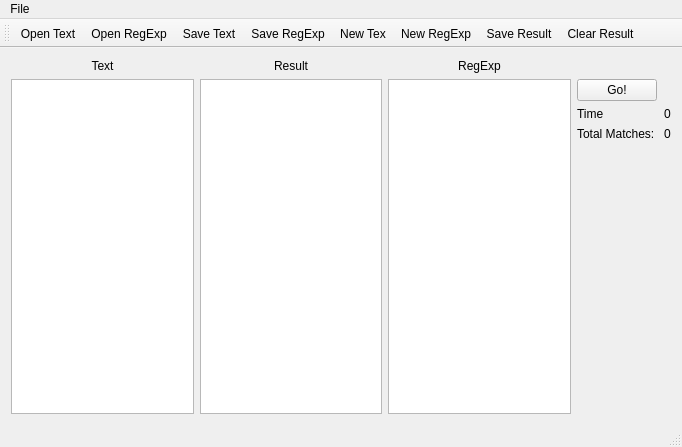
<?xml version="1.0" encoding="UTF-8"?>
<ui version="4.0">
 <class>MainWindow</class>
 <widget class="QMainWindow" name="MainWindow">
  <property name="geometry">
   <rect>
    <x>0</x>
    <y>0</y>
    <width>682</width>
    <height>447</height>
   </rect>
  </property>
  <property name="sizePolicy">
   <sizepolicy hsizetype="Expanding" vsizetype="Expanding">
    <horstretch>0</horstretch>
    <verstretch>0</verstretch>
   </sizepolicy>
  </property>
  <property name="windowTitle">
   <string>MainWindow</string>
  </property>
  <widget class="QWidget" name="centralWidget">
   <layout class="QGridLayout" name="gridLayout_5">
    <item row="0" column="0">
     <widget class="QLabel" name="TextLabel">
      <property name="layoutDirection">
       <enum>Qt::LeftToRight</enum>
      </property>
      <property name="text">
       <string>Text</string>
      </property>
      <property name="alignment">
       <set>Qt::AlignCenter</set>
      </property>
     </widget>
    </item>
    <item row="2" column="1">
     <widget class="QTextEdit" name="ResultEdit"/>
    </item>
    <item row="2" column="0">
     <widget class="QTextEdit" name="TextEdit"/>
    </item>
    <item row="2" column="2">
     <widget class="QTextEdit" name="RegExpEdit"/>
    </item>
    <item row="2" column="3">
     <layout class="QGridLayout" name="gridLayout_6">
      <item row="0" column="0">
       <widget class="QPushButton" name="GoButton">
        <property name="sizePolicy">
         <sizepolicy hsizetype="Fixed" vsizetype="Fixed">
          <horstretch>0</horstretch>
          <verstretch>0</verstretch>
         </sizepolicy>
        </property>
        <property name="text">
         <string>Go!</string>
        </property>
       </widget>
      </item>
      <item row="3" column="0">
       <layout class="QFormLayout" name="formLayout">
        <item row="0" column="0">
         <widget class="QLabel" name="label_2">
          <property name="sizePolicy">
           <sizepolicy hsizetype="Fixed" vsizetype="Fixed">
            <horstretch>0</horstretch>
            <verstretch>0</verstretch>
           </sizepolicy>
          </property>
          <property name="text">
           <string>Time</string>
          </property>
         </widget>
        </item>
        <item row="0" column="1">
         <widget class="QLabel" name="TimerLabel">
          <property name="text">
           <string>0</string>
          </property>
          <property name="alignment">
           <set>Qt::AlignCenter</set>
          </property>
         </widget>
        </item>
        <item row="1" column="0">
         <widget class="QLabel" name="label">
          <property name="sizePolicy">
           <sizepolicy hsizetype="Fixed" vsizetype="Fixed">
            <horstretch>0</horstretch>
            <verstretch>0</verstretch>
           </sizepolicy>
          </property>
          <property name="text">
           <string>Total Matches: </string>
          </property>
         </widget>
        </item>
        <item row="1" column="1">
         <widget class="QLabel" name="TotalMatches">
          <property name="text">
           <string>0</string>
          </property>
          <property name="alignment">
           <set>Qt::AlignCenter</set>
          </property>
         </widget>
        </item>
       </layout>
      </item>
     </layout>
    </item>
    <item row="0" column="1">
     <widget class="QLabel" name="TextLabel_2">
      <property name="layoutDirection">
       <enum>Qt::LeftToRight</enum>
      </property>
      <property name="text">
       <string>Result</string>
      </property>
      <property name="alignment">
       <set>Qt::AlignCenter</set>
      </property>
     </widget>
    </item>
    <item row="0" column="2">
     <widget class="QLabel" name="TextLabel_3">
      <property name="layoutDirection">
       <enum>Qt::LeftToRight</enum>
      </property>
      <property name="text">
       <string>RegExp</string>
      </property>
      <property name="alignment">
       <set>Qt::AlignCenter</set>
      </property>
     </widget>
    </item>
   </layout>
  </widget>
  <widget class="QMenuBar" name="menuBar">
   <property name="geometry">
    <rect>
     <x>0</x>
     <y>0</y>
     <width>682</width>
     <height>22</height>
    </rect>
   </property>
   <widget class="QMenu" name="menuFile">
    <property name="title">
     <string>File</string>
    </property>
    <addaction name="actionOpen_Text"/>
    <addaction name="actionOpen_RegExp"/>
    <addaction name="actionSave_Text"/>
    <addaction name="actionSave_RegExp"/>
    <addaction name="actionNew_Tex"/>
    <addaction name="actionNew_RegExp"/>
    <addaction name="actionSave_Result"/>
    <addaction name="actionClear_Result"/>
   </widget>
   <addaction name="menuFile"/>
  </widget>
  <widget class="QToolBar" name="mainToolBar">
   <attribute name="toolBarArea">
    <enum>TopToolBarArea</enum>
   </attribute>
   <attribute name="toolBarBreak">
    <bool>false</bool>
   </attribute>
   <addaction name="actionOpen_Text"/>
   <addaction name="actionOpen_RegExp"/>
   <addaction name="actionSave_Text"/>
   <addaction name="actionSave_RegExp"/>
   <addaction name="actionNew_Tex"/>
   <addaction name="actionNew_RegExp"/>
   <addaction name="actionSave_Result"/>
   <addaction name="actionClear_Result"/>
  </widget>
  <widget class="QStatusBar" name="statusBar"/>
  <action name="actionOpen_Text">
   <property name="text">
    <string>Open Text</string>
   </property>
  </action>
  <action name="actionOpen_RegExp">
   <property name="text">
    <string>Open RegExp</string>
   </property>
  </action>
  <action name="actionSave_Text">
   <property name="text">
    <string>Save Text</string>
   </property>
  </action>
  <action name="actionSave_RegExp">
   <property name="text">
    <string>Save RegExp</string>
   </property>
  </action>
  <action name="actionNew_Tex">
   <property name="text">
    <string>New Tex</string>
   </property>
  </action>
  <action name="actionNew_RegExp">
   <property name="text">
    <string>New RegExp</string>
   </property>
  </action>
  <action name="actionSave_Result">
   <property name="text">
    <string>Save Result</string>
   </property>
  </action>
  <action name="actionClear_Result">
   <property name="text">
    <string>Clear Result</string>
   </property>
  </action>
 </widget>
 <layoutdefault spacing="6" margin="11"/>
 <resources/>
 <connections/>
</ui>
